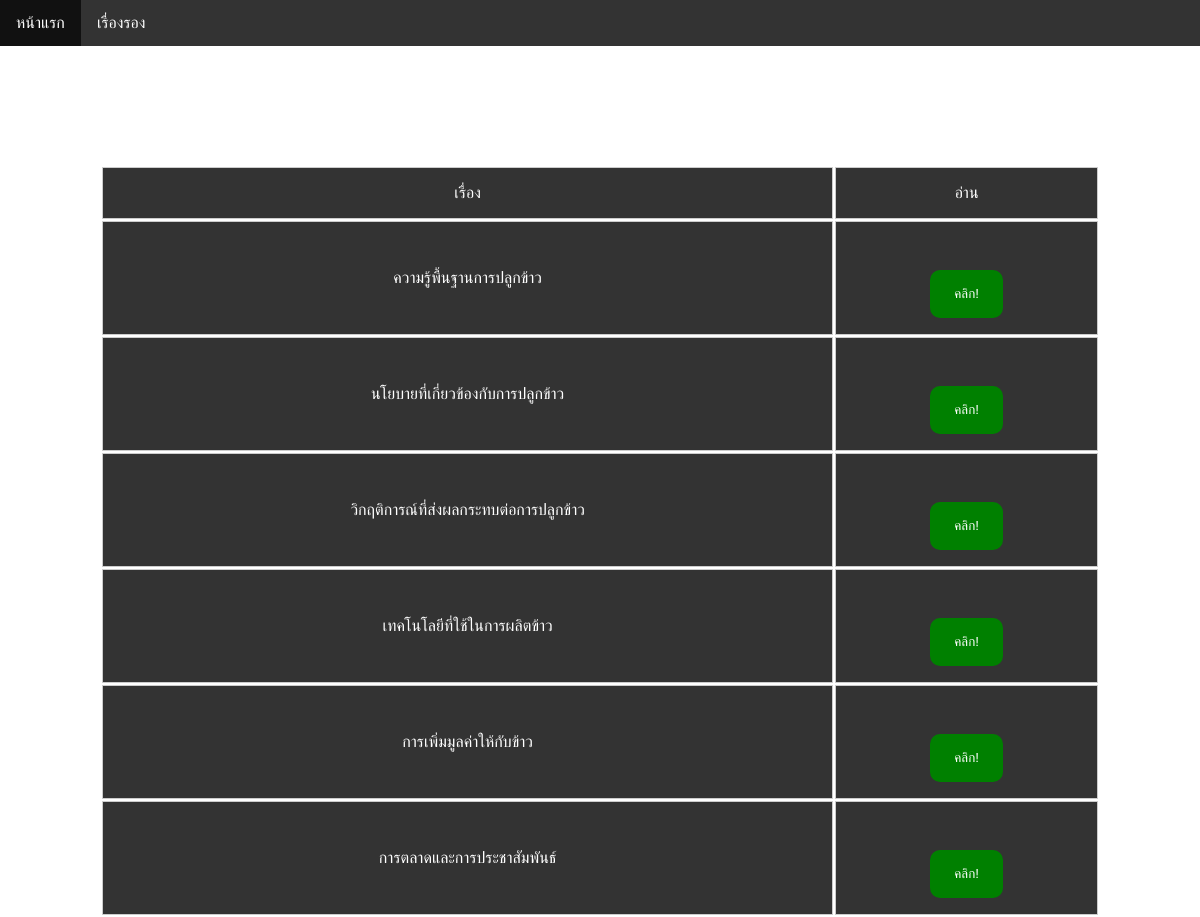
The page / on the database its author committed.
### tables this page shows
CREATE TABLE `group_project` (
  `group_id` int(1) NOT NULL,
  `group_name` varchar(60) NOT NULL,
  `group_pic` varchar(45) NOT NULL
);

### index.php (the view, shortened to what this page needs)
<!DOCTYPE html>
<html lang="en">
<head>
    <link rel="stylesheet" href="agriculture.css">
</head>
<body>
    <ul>
        <li><a class="active" href="./index.php">หน้าแรก</a></li>
        <li><a href="./Secondary.php">เรื่องรอง</a></li>
    </ul>
    <div class="content">
        <h1>หัวข้อความรู้ หลัก</h1>
        <?php
            include('connection.php');
            $query = "SELECT * FROM group_project" or die("Error:" . mysqli_error());
            $result = mysqli_query($con, $query);
            echo "<table  width='1000px'>";
            echo "<tr><td>เรื่อง</td><td>อ่าน</td></tr>";
            while($row = mysqli_fetch_array($result)) {
                echo "<tr>";
                echo "<td>" .$row["group_name"] .  "</td> ";
                echo "<td><button>คลิก!</button></td> ";
            }
            echo "</table>";
        ?>
    </div>
</body>
</html>

### agriculture.css (style rules this page uses)
* { margin: 0; }
body { font-family: Arial; background: url('86063519_p0.jpg') no-repeat center center fixed ; }
.content { text-align: center; }
table { align-items: center; margin-left: auto; margin-right: auto; }
h1 { margin-top: 5rem; margin-bottom: 3rem; color: #fff; }
tr, td { padding: 1rem .5rem; border: 1px solid #ccc; }
tr { background: #333; color: #fff; align-items: center; }
button { padding: 1rem 1.5rem; background: green; color: #fff; border: none; border-radius: 10px; cursor: pointer; outline: none; margin-top: 2rem; }
ul { list-style-type: none; margin: 0; padding: 0; overflow: hidden; background-color: #333; position: fixed; top: 0; width: 100%; }
li { float: left; }
li a { display: block; color: white; text-align: center; padding: 14px 16px; text-decoration: none; }

### rows shown on the page
group_project: group_name "ความรู้พื้นฐานการปลูกข้าว"
group_project: group_name "นโยบายที่เกี่ยวข้องกับการปลูกข้าว"
group_project: group_name "วิกฤติการณ์ที่ส่งผลกระทบต่อการปลูกข้าว"
group_project: group_name "เทคโนโลยีที่ใช้ในการผลิตข้าว"
group_project: group_name "การเพิ่มมูลค่าให้กับข้าว"
group_project: group_name "การตลาดและการประชาสัมพันธ์"
